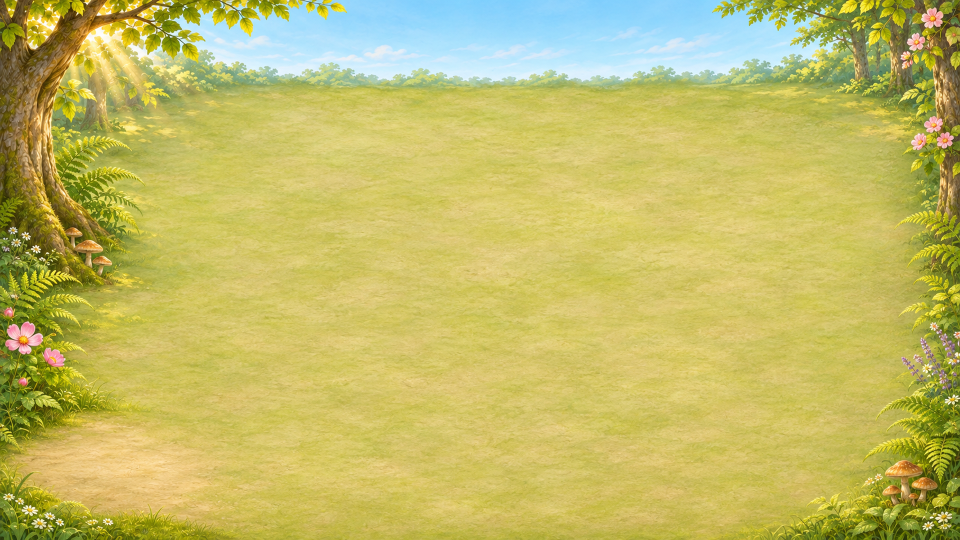
#> input picture assets/images/cognitive/focus/bg_forest_1.png, 1920 x 1080 px (shown at 1/2 size)
$ python build_launcher_art.py
#> lines starting #> are read from the running program, lines starting #| are printed output that depends on the picture
"""Makes the small launcher pictures in assets/images/launcher/ from the games' own art.

Small copies let the launcher open quickly. Run again after a game's art changes:
    python tools/build_launcher_art.py
nova.png, seed.png and drone.png are renders of the Adventure models and are not
made here.
"""
from pathlib import Path
from PIL import Image, ImageEnhance, ImageFilter

ROOT = Path(__file__).resolve().parent.parent / "assets" / "images"
OUT = ROOT / "launcher"
SHORT = (860, 420)
TALL = (860, 720)


def fit(source, name, box, size):
    """Crops box = (left, top, width) of a picture to the aspect of size."""
#> called with source = 'cognitive/focus/bg_forest_1.png', name = 'bg_focus.png', box = (0, 200, 1500), size = (860, 420)
    image = Image.open(ROOT / source).convert("RGB")
#> image is the input picture: PIL image 1920x1080 RGB; mean R, G, B 193.6, 187.1, 101.8
    left, top, width = box
    height = width * size[1] / size[0]
    image.crop((left, top, left + width, int(top + height))).resize(size, Image.LANCZOS).save(OUT / name, optimize=True)
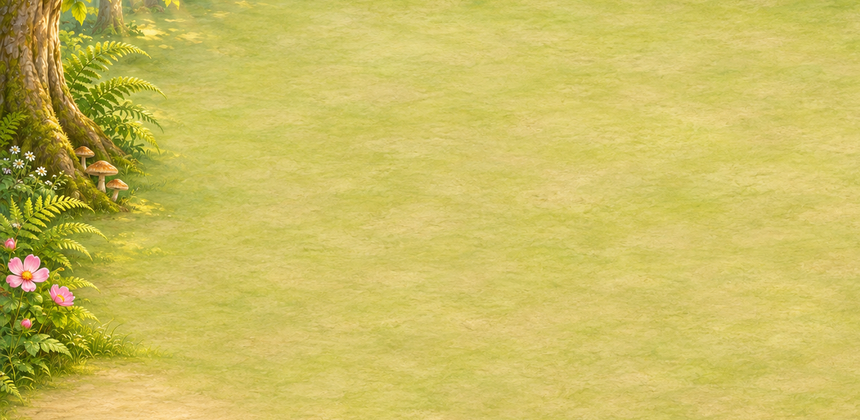
#> saved as bg_focus.png: PIL image 860x420 RGB; mean R, G, B 203, 189.7, 94.9


def sheet(source, name, side):
    Image.open(ROOT / source).convert("RGBA").resize((side, side), Image.LANCZOS).save(OUT / name, optimize=True)


OUT.mkdir(exist_ok=True)
fit("cognitive/focus/bg_forest_1.png", "bg_focus.png", (0, 200, 1500), SHORT)
fit("cognitive/meadow/bg_meadow_1.png", "bg_memory.png", (60, 130, 1000), TALL)
#> call 2 of fit, with source = 'cognitive/meadow/bg_meadow_1.png', name = 'bg_memory.png', box = (60, 130, 1000), size = (860, 720)
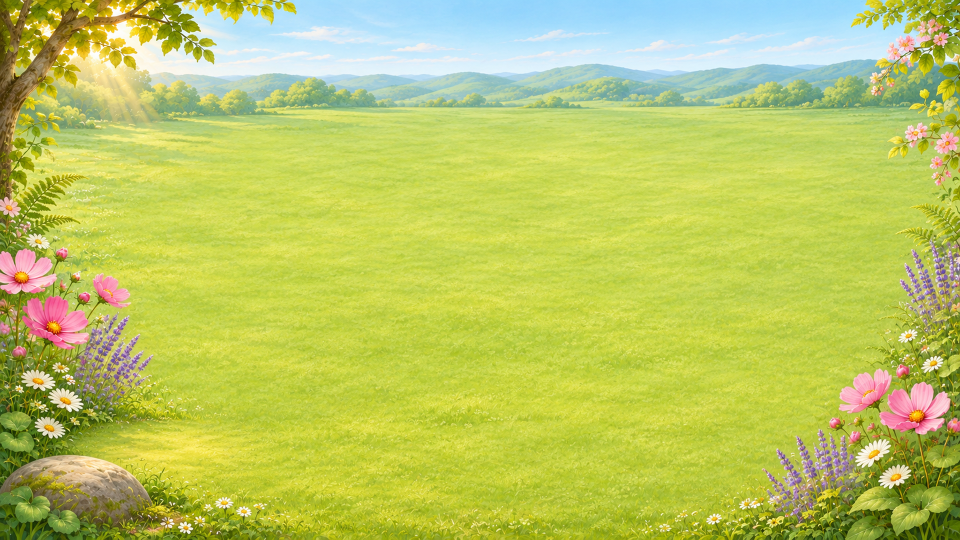
#> input picture assets/images/cognitive/meadow/bg_meadow_1.png, 1920 x 1080 px (shown at 1/2 size)
#> in fit, image is the input picture: PIL image 1920x1080 RGB; mean R, G, B 186.6, 199.2, 97.2
#> in fit (call 2), `image.crop((left, top, left + width, int(top + height))).resize(size, ..`:
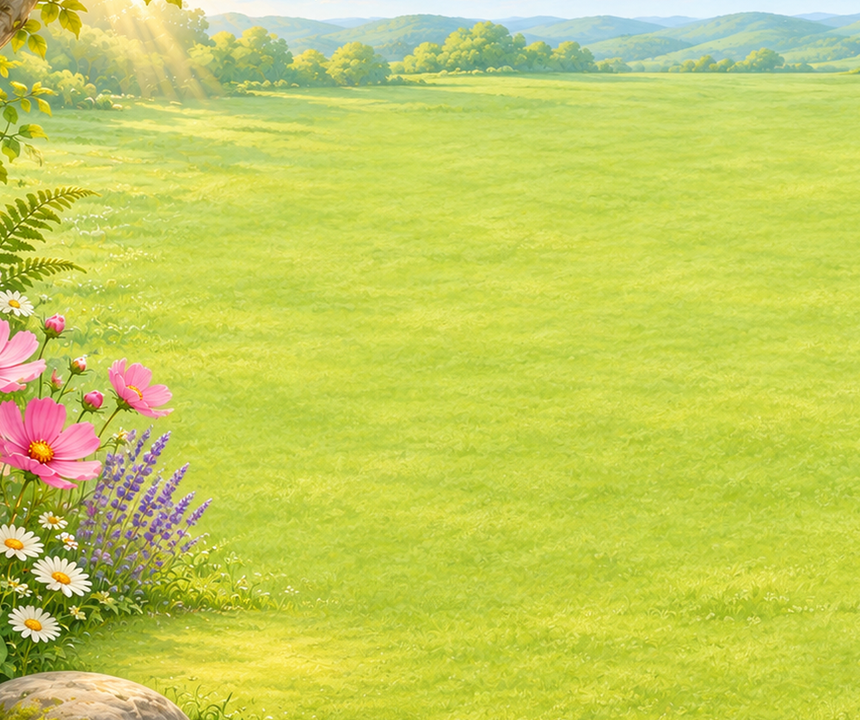
#> saved as bg_memory.png: PIL image 860x720 RGB; mean R, G, B 196.1, 205.9, 89.7
fit("cognitive/melody/bg_stream_1.png", "bg_melody.png", (60, 130, 1000), TALL)
#> (the run stopped early here; a loop or call above may not have finished)
